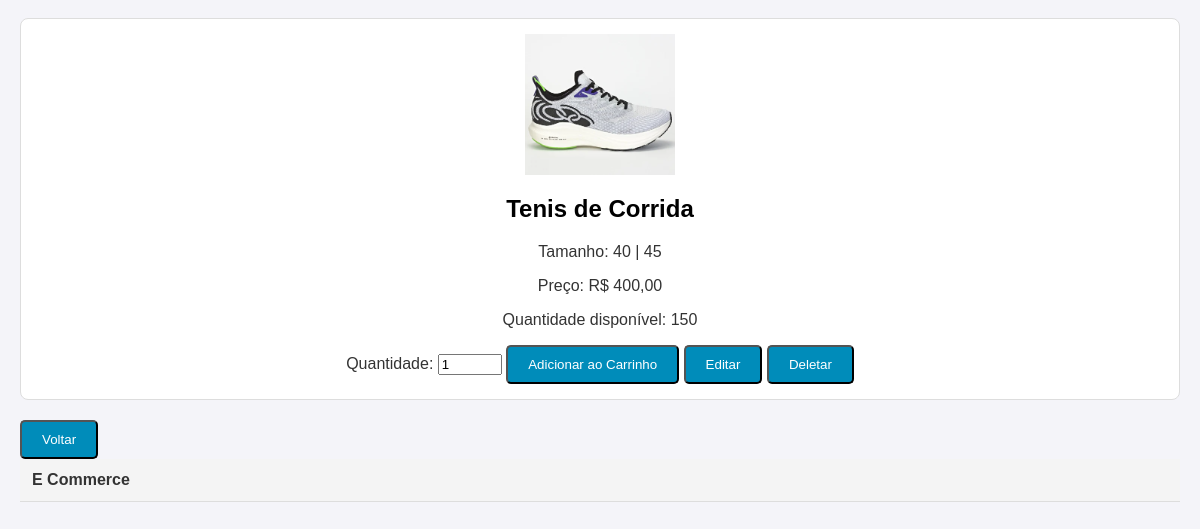
/produtos/listar/ (lower part), run on an earlier commit of the app's database.
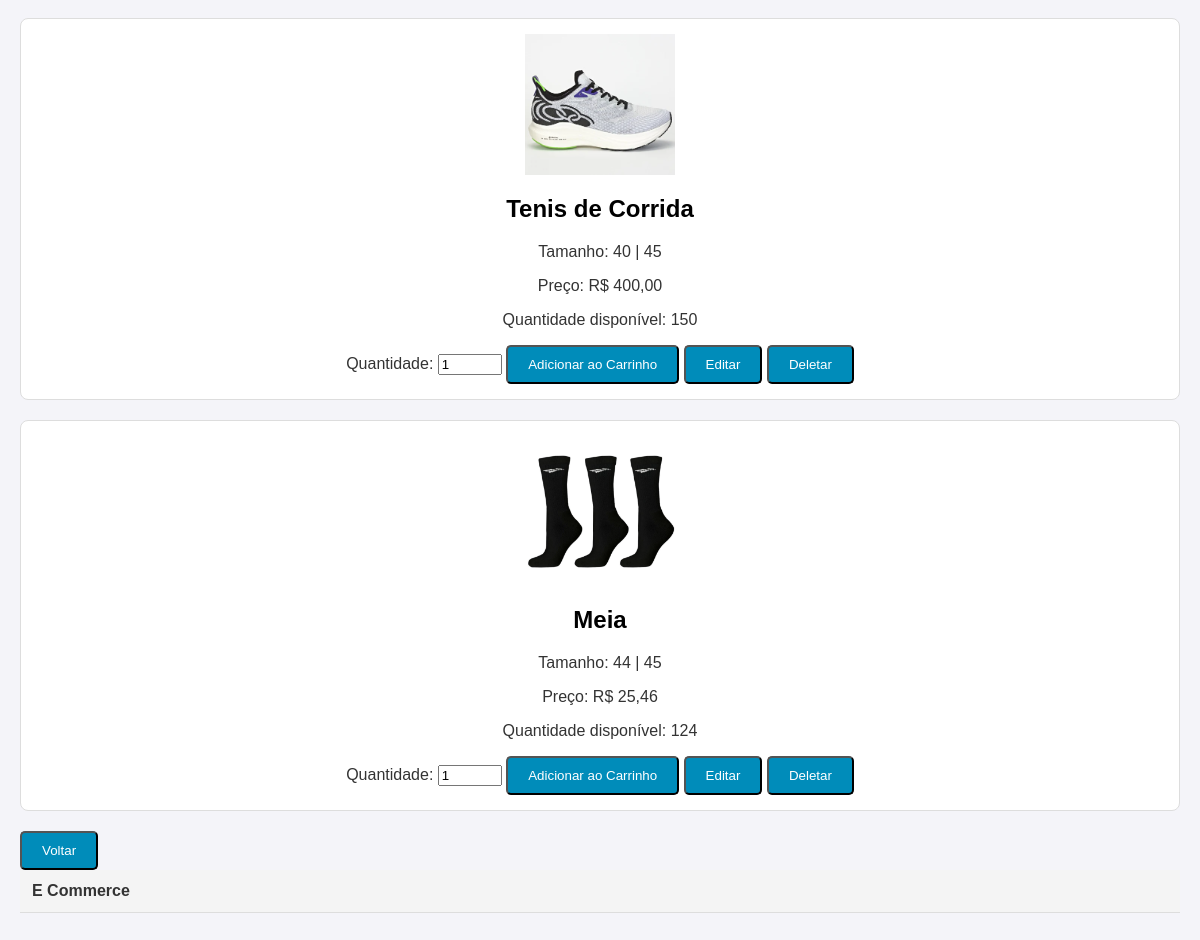
And on a later commit of the database.
### produtos/models.py (models this page shows, shortened)
class Produto(models.Model):
    nome = models.CharField(max_length=100)                                   # Nome do produto
    descricao = models.TextField()                                            # Descrição detalhada do produto
    preco = models.DecimalField(max_digits=10, decimal_places=2)              # Preço com 2 casas decimais
    quantidade = models.IntegerField()                                        # Quantidade disponível do produto
    imagem = models.ImageField(upload_to='produtos/', blank=True, null=True)  # Imagem (opcional), caso não tenha imagim, sera adicionado uma imagem padrão

### produtos/views.py (the view)
# urls.py: path('listar/', views.listar_produtos, name='listar_produtos'),                                  # Lista todos os produtos disponíveis
def listar_produtos(request):
    query = request.GET.get('q', '')  # Obtém o termo de pesquisa
    if query:
        produtos = Produto.objects.filter(nome__icontains=query)  # Filtra produtos pelo nome
    else:
        produtos = Produto.objects.all()  # Exibe todos os produtos
    return render(request, 'produtos/listar.html', {'produtos': produtos, 'query': query})

### produtos/templates/produtos/listar.html (shortened to what this page needs)
<html lang="pt-br">
    {% load static %}
    <link rel="stylesheet" href="{% static 'css/style.css' %}">
    <table>
        <tr>
            <th>E Commerce</th>
        </tr>
        {% for produto in produtos %}
        <div class="product-card">
            {% if produto.imagem %}
                <img src="{{ produto.imagem.url }}" alt="{{ produto.nome }}" class="img-produto" style="width: 150px; height: auto;">
            {% else %}
                <img src="{% static 'default-image.png' %}" alt="Imagem não disponível" style="width: 150px; height: auto;">
            {% endif %}
            <h2>{{ produto.nome }}</h2>
            <p>{{ produto.descricao }}</p>
            <p>Preço: R$ {{ produto.preco }}</p>
            <p>Quantidade disponível: {{ produto.quantidade }}</p>
            <form action="{% url 'adicionar_ao_carrinho' produto.id %}" method="POST">
                <label for="quantidade">Quantidade:</label>
                <input type="number" name="quantidade" id="quantidade" value="1" min="1" max="{{ produto.quantidade }}">
                <button type="submit">Adicionar ao Carrinho</button>
            </form>
            <a href="{% url 'editar_produto' produto.id %}"><button>Editar</button></a>
            <a href="{% url 'deletar_produto' produto.id %}"><button>Deletar</button></a>
        </div>
        {% endfor %}
        <a href="{% url 'pagina_inicial' %}"><button>Voltar</button></a>
    </table>
</html>

What changed in the data, as far as the page shows it:
added Produto: imagem (picture), nome "Meia", descricao "Tamanho: 44 | 45", preco "25,46", quantidade "124"
